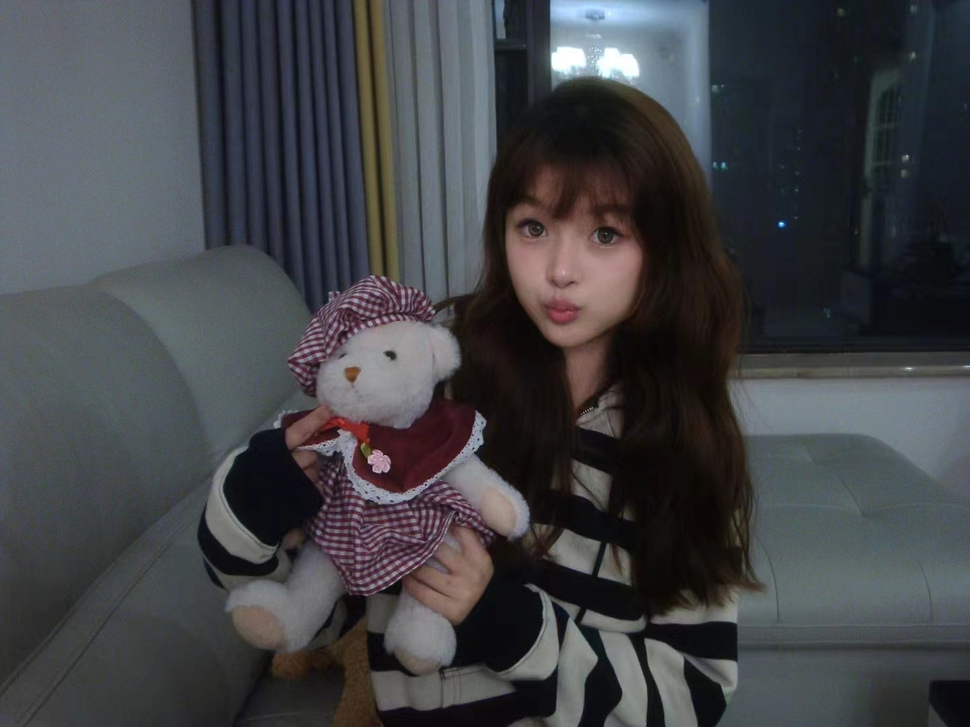
#> input picture Face/faceDetection/model.png, 970 x 727 px, shrunk from 1440 x 1080 before the run
$ python facePosition.py
#> lines starting #> are read from the running program, lines starting #| are printed output that depends on the picture
# 在图像的人脸位置绘制红框
import cv2 as cv

img=cv.imread("model.png")
#> img is the input picture: shape (727, 970, 3); mean B, G, R 70.1, 66.9, 65.7
# 加载识别人脸的级联分类器
faceCascade=cv.CascadeClassifier("E:\Anaconda\A\envs\pythonProject\Lib\site-packages\cv2\data\haarcascade_frontalface_default.xml")
faces=faceCascade.detectMultiScale(img,1.15)            # 识别出所有人脸
#> faces = [[479, 169, 182, 182]]
for(x,y,w,h) in faces:
    cv.rectangle(img,(x,y),(x+w,y+h),(0,0,255),5)       # 在图像中人脸的位置绘制方框
    cv.imshow("img",img)
#> this loop made 1 pass
#> pass 1, `cv.imshow("img",img)`:
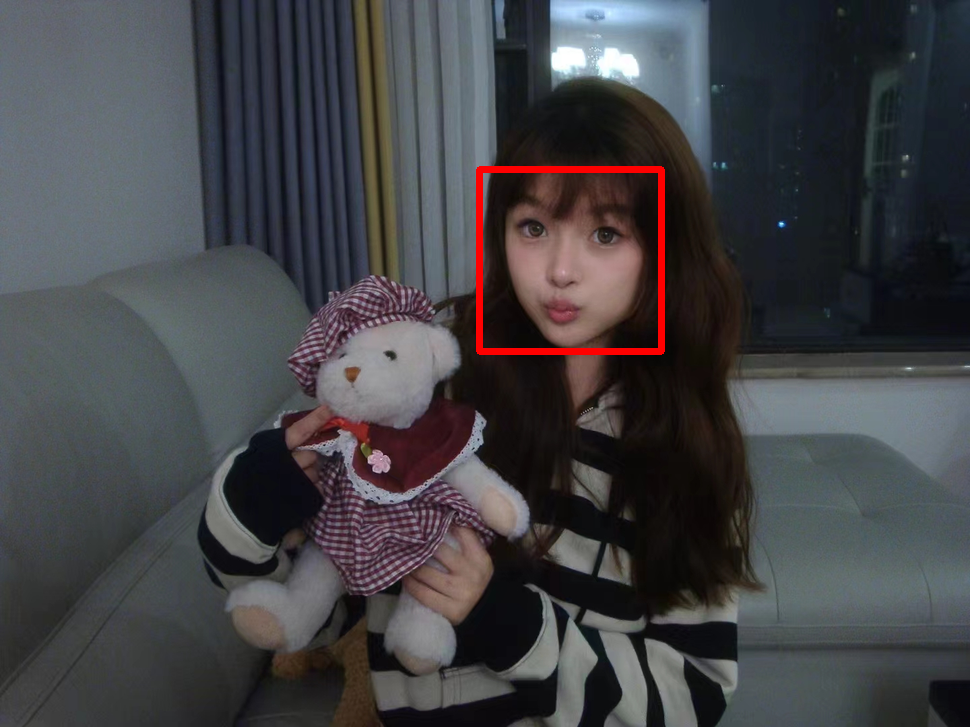
#> window 'img': shape (727, 970, 3); mean B, G, R 69.9, 66.6, 67.3
cv.waitKey()
cv.destroyAllWindows()
